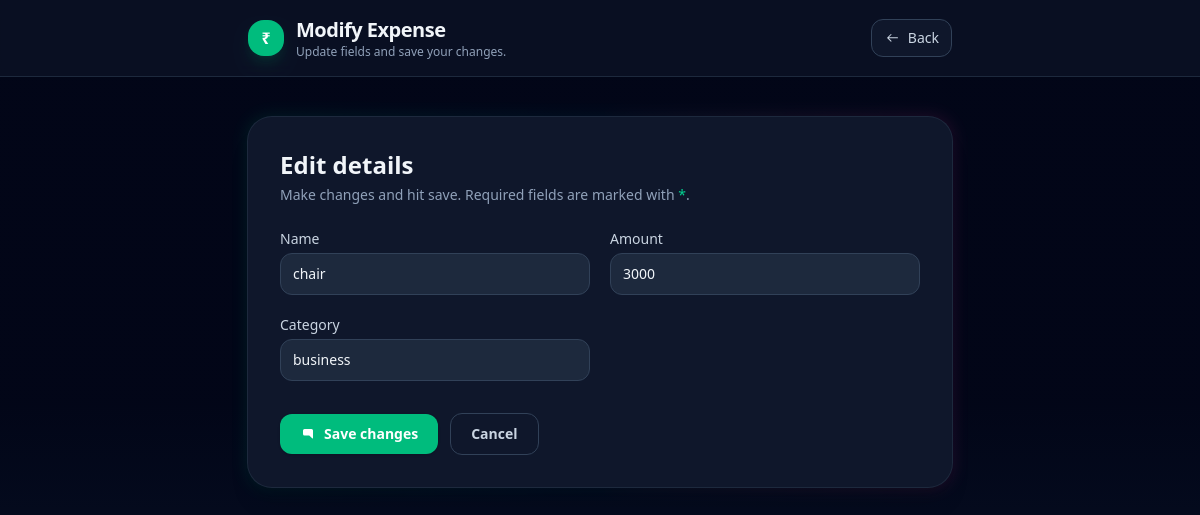
/edit/2/, run on an earlier commit of the app's database.
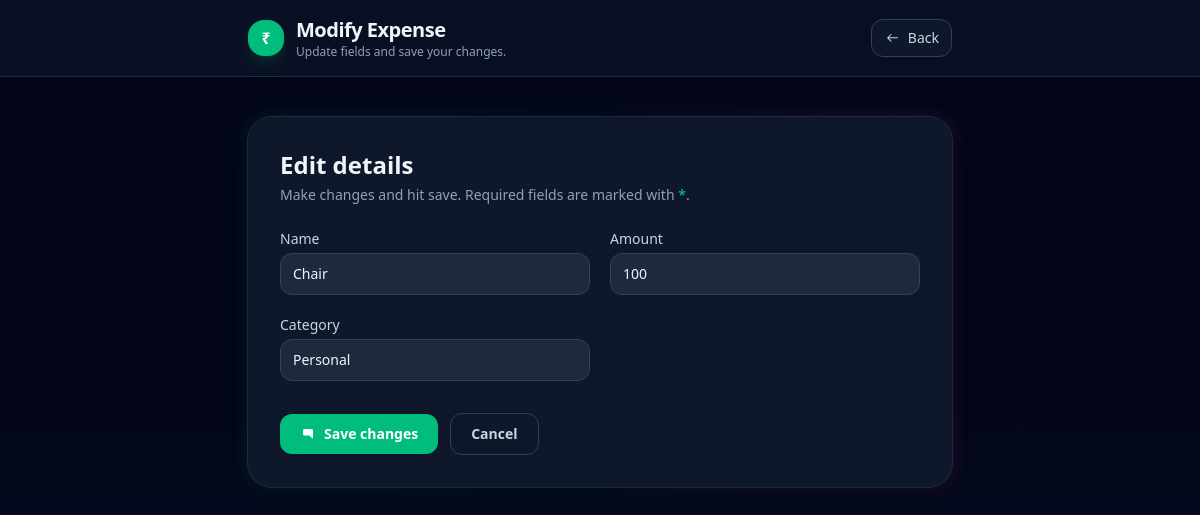
And on a later commit of the database.
### myapp/models.py (models this page shows, shortened)
class Expense(models.Model):
    name = models.CharField(max_length=200)
    amount = models.IntegerField()
    category = models.CharField()
    date = models.DateField(auto_now=True)

### myapp/views.py (the view)
# urls.py: path('edit/<int:id>/',views.edit,name='edit'),
def edit(request,id):
    expense= Expense.objects.get(id=id)
    expense_form = ExpenseForm(instance=expense)
    if request.method=="POST":
        form = ExpenseForm(request.POST,instance=expense)
        if form.is_valid():
            form.save()
            return redirect('index')
    return render(request,'myapp/modern-edit.html',{'expense_form':expense_form})

### myapp/forms.py
class ExpenseForm(ModelForm):
    class Meta:
        model = Expense
        fields = ('name','amount','category')

### myapp/templates/myapp/modern-edit.html (shortened to what this page needs)
{% extends 'myapp/base.html' %} {% block body %}
<div
  class="min-h-screen w-full bg-gradient-to-b from-slate-950 via-slate-950 to-slate-900 text-slate-100"
>
  <header
    class="border-b border-slate-800 sticky top-0 z-30 backdrop-blur supports-[backdrop-filter]:bg-slate-900/60 bg-slate-900/80"
  >
    <div
      class="mx-auto max-w-3xl px-4 sm:px-6 lg:px-8 py-4 flex items-center justify-between"
    >
      <div class="flex items-center gap-3">
        <div
          class="h-9 w-9 rounded-2xl bg-emerald-500 shadow-lg shadow-emerald-900/40 flex items-center justify-center text-white font-bold"
        >
          ₹
        </div>
        <div>
          <h1 class="text-xl font-bold tracking-tight">Modify Expense</h1>
          <p class="text-xs text-slate-400">
            Update fields and save your changes.
          </p>
        </div>
      </div>
      <div class="hidden sm:block">
        <button
          type="button"
          onclick="history.back()"
          class="inline-flex items-center gap-2 rounded-xl border border-slate-700 bg-slate-900 px-3 py-2 text-sm text-slate-300 hover:bg-slate-800"
        >
          <svg
            xmlns="http://www.w3.org/2000/svg"
            viewBox="0 0 24 24"
            fill="currentColor"
            class="w-4 h-4"
          >
            <path
              d="M10.5 6a.75.75 0 0 1 .53 1.28L7.31 11H20.25a.75.75 0 0 1 0 1.5H7.31l3.72 3.72a.75.75 0 1 1-1.06 1.06l-5-5a.75.75 0 0 1 0-1.06l5-5A.75.75 0 0 1 10.5 6Z"
            />
          </svg>
          Back
        </button>
      </div>
    </div>
  </header>
  <main class="mx-auto max-w-3xl px-4 sm:px-6 lg:px-8 py-10">
    <div class="relative">
      <div
        class="relative bg-slate-900 ring-1 ring-slate-800 rounded-3xl p-6 sm:p-8 shadow-xl"
      >
        <div class="flex items-start justify-between gap-4 mb-6">
          <div>
            <h2 class="text-2xl font-semibold">Edit details</h2>
            <p class="mt-1 text-sm text-slate-400">
              Make changes and hit save. Required fields are marked with
              <span class="text-emerald-400">*</span>.
            </p>
          </div>
        </div>
        <form action="" method="POST" class="space-y-6">
          <div class="grid grid-cols-1 sm:grid-cols-2 gap-5">
            {% for field in expense_form %}
            <div>
              <label
                for="{{ field.id_for_label }}"
                class="block text-sm font-medium text-slate-300 mb-1"
                >{{ field.label }}</label
              >
              {{ field }}
            </div>
            {% endfor %}
          </div>
          <div
            class="flex flex-col sm:flex-row items-stretch sm:items-center gap-3 pt-2"
          >
            <button
              type="submit"
              class="inline-flex justify-center items-center gap-2 rounded-xl bg-emerald-500 px-5 py-2.5 text-sm font-semibold text-white shadow hover:bg-emerald-600 focus:outline-none focus:ring-2 focus:ring-emerald-500"
            >
              <svg
                xmlns="http://www.w3.org/2000/svg"
                viewBox="0 0 24 24"
                fill="currentColor"
                class="w-4 h-4"
              >
                <path
                  d="M4.5 6.75A2.25 2.25 0 0 1 6.75 4.5h10.5a2.25 2.25 0 0 1 2.25 2.25V18a.75.75 0 0 1-1.28.53l-3.97-3.97a.75.75 0 0 0-.53-.22H6.75a2.25 2.25 0 0 1-2.25-2.25V6.75Z"
                />
              </svg>
              Save changes
            </button>
            <button
              type="button"
              onclick="history.back()"
              class="inline-flex justify-center items-center gap-2 rounded-xl border border-slate-700 bg-slate-900 px-5 py-2.5 text-sm font-semibold text-slate-300 hover:bg-slate-800"
            >
              Cancel
            </button>
          </div>
        </form>
      </div>
    </div>
  </main>
</div>
{% endblock %}

### myapp/templates/myapp/base.html (shortened to what this page needs)
<!DOCTYPE html>
<html lang="en">
  <head>
    <script src="https://cdn.jsdelivr.net/npm/@tailwindcss/browser@4"></script>
  </head>
  <body>
    {% block body %} {% endblock %}
  </body>
</html>

What changed in the data, as far as the page shows it:
changed Expense: name "chair" → "Chair"; amount "3000" → "100"; category "business" → "Personal"
